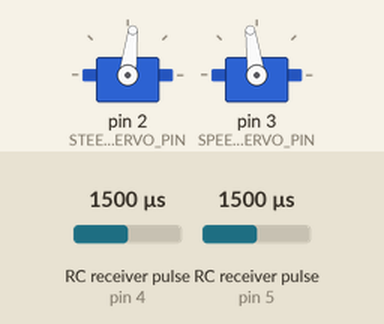
Bench run of a sketch on a simulated Arduino Uno, built with avr-gcc and run on an emulated ATmega328P. Parts: 2 × servo. Wiring (inferred from the names in the program): 2 × RC receiver channel: data pin 4 / data pin 5. The inputs (shaded band) are chosen by the test bench; at power-on: RC receiver pulse (sensors on pin 5, pin 4) 1500 µs.

Above: at 1.2 s.
1.3 s: RC receiver pulse (sensor on pin 5) set to 1750 µs
At 4.1 s:
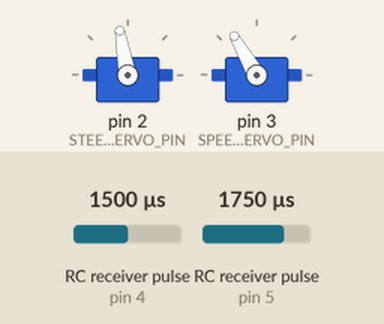
4.3 s: RC receiver pulse (sensor on pin 5) set to 1732 µs
7.3 s: RC receiver pulse (sensor on pin 4) set to 1020 µs
At 8.3 s:
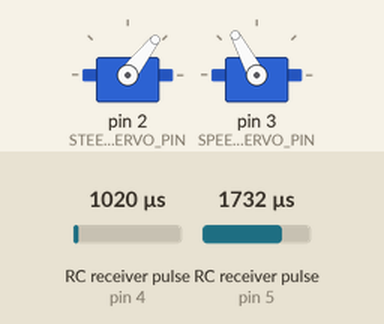
8.8 s: RC receiver pulse (sensor on pin 4) set to 1250 µs
At 10.0 s:
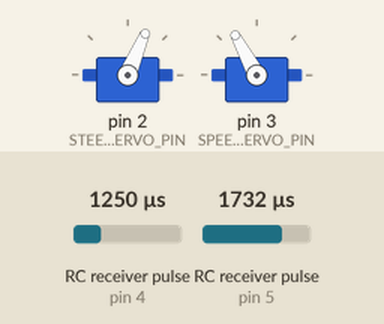
10.3 s: RC receiver pulse (sensor on pin 4) set to 1750 µs
At 10.6 s:
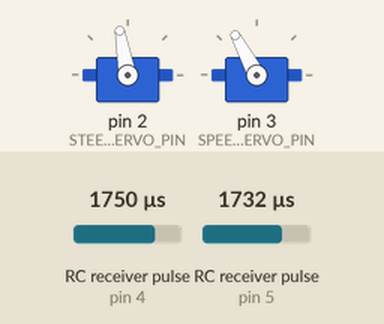
11.8 s: RC receiver pulse (sensor on pin 5) set to 1020 µs
At 13.0 s:
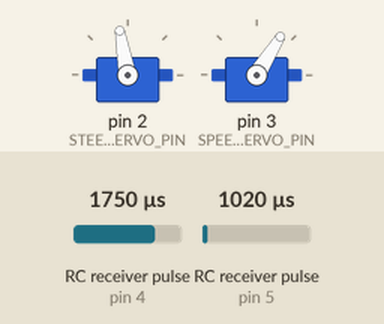
Timing chart, 0 to 14.3 s (numbered marks = the images above; inputs shaded):
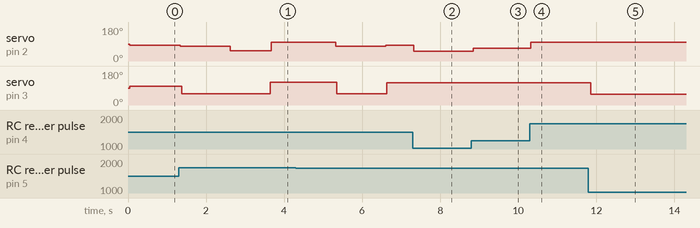

The sketch:

car.ino
```cpp
// (licence header left out)
// Pins:
// D2 - servo for front steering.
// D3 - servo for main motor speed
// D4 - servo signal from receiver for front steering
// D5 - servo signal from received for main motor speed


#include <Servo.h>

// Constants for servo pins
#define STEERING_SERVO_PIN  2
#define SPEED_SERVO_PIN     3
#define RCVR_IN_LR_PIN      4
#define RCVR_IN_SPEED_PIN   5

// Constants for steering angles
#define STEERING_ANGLE_HARD_LEFT   55
#define STEERING_ANGLE_STRAIGHT    78
#define STEERING_ANGLE_HARD_RIGHT  100

// Note that forward is lower values than reverse
#define SPEED_ANGLE_MAX_FORWARD   60
#define SPEED_ANGLE_STATIONARY    90
#define SPEED_ANGLE_MAX_REVERSE  120

// Constants for left/right values (microseconds as unsigned longs) from receiver
#define RCVR_IN_LR_MIN    1069
#define RCVR_IN_LR_MAX    1746

// Constants for up/down values (microseconds as unsigned longs) from receiver
#define RCVR_IN_SPEED_FAST       1047
#define RCVR_IN_SPEED_REVERSE    1746

// Return true if we should trigger the trick. In this case, if full reverse is detected.
#define TURN_TRICK_THRESHOLD(p) (p > 1740)

// Servo objects for the two connected servo motors.
Servo frontSteering;
Servo thebigmotor;

// prototypes
void set_speed(int s);
void set_angle(int a);
void three_point_turn();

void setup()
{
  // Set up the servos
  frontSteering.attach(STEERING_SERVO_PIN);
  thebigmotor.attach(SPEED_SERVO_PIN);

  // Set up the receiver input pns
  pinMode(RCVR_IN_LR_PIN, INPUT);
  pinMode(RCVR_IN_SPEED_PIN, INPUT);

  set_speed( SPEED_ANGLE_STATIONARY );
}

void loop()
{
  // read from receiver
  unsigned long leftRightWidth = pulseIn(RCVR_IN_LR_PIN, HIGH);
  unsigned long speedWidth = pulseIn(RCVR_IN_SPEED_PIN, HIGH);

  if (TURN_TRICK_THRESHOLD((unsigned int) speedWidth)) {
    three_point_turn();
  }
  else {
    // translate receiver inputs into speed and direction outputs
    int angle = map((unsigned int) leftRightWidth, RCVR_IN_LR_MIN, RCVR_IN_LR_MAX, STEERING_ANGLE_HARD_LEFT, STEERING_ANGLE_HARD_RIGHT);
    int spd = map(speedWidth, RCVR_IN_SPEED_FAST, RCVR_IN_SPEED_REVERSE, SPEED_ANGLE_MAX_FORWARD, SPEED_ANGLE_MAX_REVERSE);
    set_angle(angle);
    set_speed(spd);
  }
}

// Perform a 3-point turn. Timings were determined experimentally. Furniture was dented. Cats were frightened.
void three_point_turn() {
  set_angle(STEERING_ANGLE_STRAIGHT);
  set_speed(SPEED_ANGLE_MAX_FORWARD );
  delay(1250);
  set_angle(STEERING_ANGLE_HARD_LEFT);
  delay(1000);
  set_speed(SPEED_ANGLE_MAX_REVERSE);
  set_angle(STEERING_ANGLE_HARD_RIGHT);
  delay(1650);
  set_angle(STEERING_ANGLE_STRAIGHT);
  set_speed(SPEED_ANGLE_MAX_FORWARD);
  delay(1250);
}

// Set the speed. This just writes the value to the servo, so the value should be in the supported range.
void set_speed(int s) {
  thebigmotor.write(s);
  delay(15);
}

// Set the angle. Same as for set_speed()
void set_angle(int a) {
  frontSteering.write(a);
  delay(15);
}
```

Measured:
- after the input at 1.3 s, servo on pin 2 (STEERING_SERVO_PIN): 83° → 78° at once, → 55° 1.3 s later, → 100° 1.0 s later; servo on pin 3 (SPEED_SERVO_PIN): 98° → 60° after 0.07 s, → 120° 2.3 s later
- after the input at 7.3 s, servo on pin 2 (STEERING_SERVO_PIN): 83° → 52° at once
- after the input at 8.8 s, servo on pin 2 (STEERING_SERVO_PIN): 52° → 67° at once
- after the input at 10.3 s, servo on pin 2 (STEERING_SERVO_PIN): 67° → 100° at once
- after the input at 11.8 s, servo on pin 3 (SPEED_SERVO_PIN): 118° → 58° after 0.06 s
